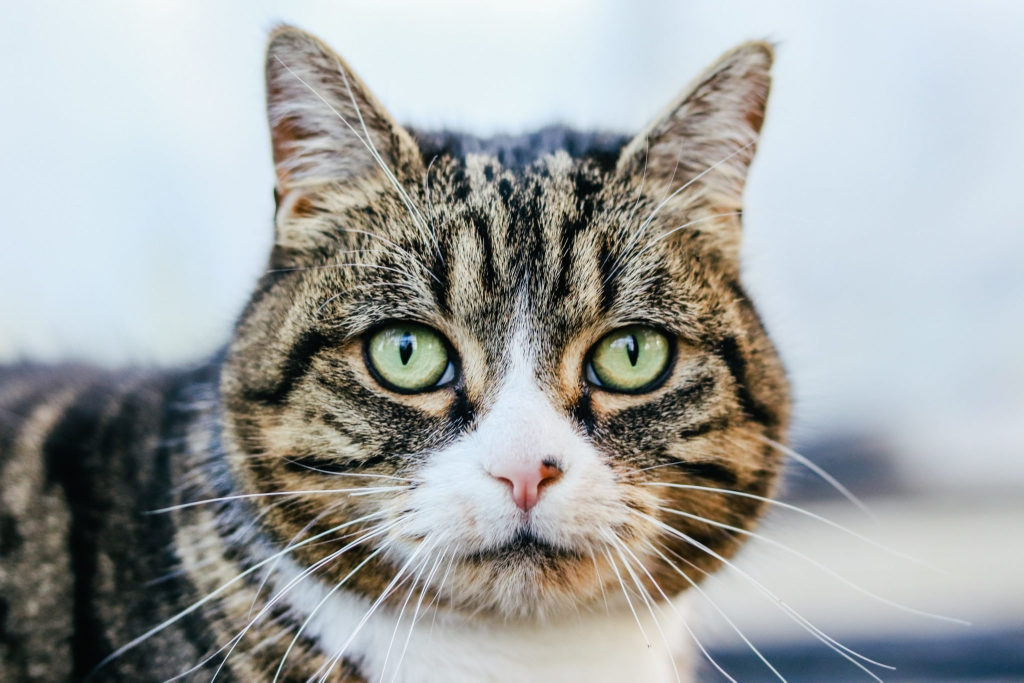
#> input picture Assignment/cat_1.jpeg, 2048 x 1365 px (shown at 1/2 size)
$ python assignment.py
#> lines starting #> are read from the running program, lines starting #| are printed output that depends on the picture
# import required packages
import cv2

# Read image 1
import numpy as np
from matplotlib.pyplot import figure
from skimage import io

# read & handle images
img1 = cv2.imread('cat_1.jpeg')
#> img1 is the input picture: shape (1365, 2048, 3); mean B, G, R 164.8, 165.6, 162.4
rI1 = cv2.resize(img1, (300, 200))
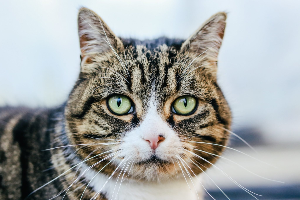
#> rI1: shape (200, 300, 3); mean B, G, R 164.8, 165.6, 162.4
# Read image 2
img2 = cv2.imread('cat_2.png')
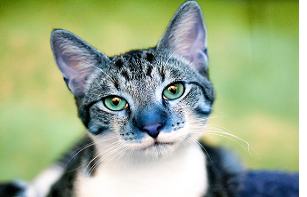
#> input picture Assignment/cat_2.png, 307 x 197 px
#> img2 is the input picture: shape (197, 307, 3); mean B, G, R 138, 173.2, 156.9
rI2 = cv2.resize(img2, (300, 200))
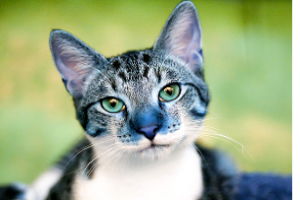
#> rI2: shape (200, 300, 3); mean B, G, R 137.8, 173, 156.8
# Define alpha and beta
alpha = 0.2
beta = 0.60
# Blend images
final_image = cv2.addWeighted(rI1, alpha, rI2, beta, 0.0)
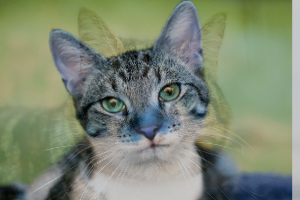
#> final_image: shape (200, 300, 3); mean B, G, R 115.7, 136.9, 126.5
# change contrast & brightness of image
# Create a dummy image that stores different contrast and brightness
contrastImage = np.zeros(final_image.shape, final_image.dtype)
# Brightness and contrast parameters
contrast = 1.5
bright = 10
# Change the contrast and brightness
for y in range(final_image.shape[0]):
    for x in range(final_image.shape[1]):
        for c in range(final_image.shape[2]):
            contrastImage[y, x, c] = np.clip(contrast * final_image[y, x, c] + bright, 0, 255)
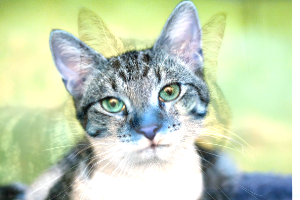
#> contrastImage: shape (200, 300, 3); mean B, G, R 180, 211.2, 195.7
# Show image
cv2.imshow('Image 1', rI1)
cv2.imshow('Image 2', rI2)
cv2.imshow('Blended Image', final_image)
cv2.imshow('Blended & contrast Image', contrastImage)
# save results
io.imsave('results/Image 1.png', rI1)
io.imsave('results/Image 2.png', rI2)
io.imsave('results/Blended Image.png', final_image)
io.imsave('results/Blended & Contrast Image.png', contrastImage)

# exit the with key
cv2.waitKey(0)
